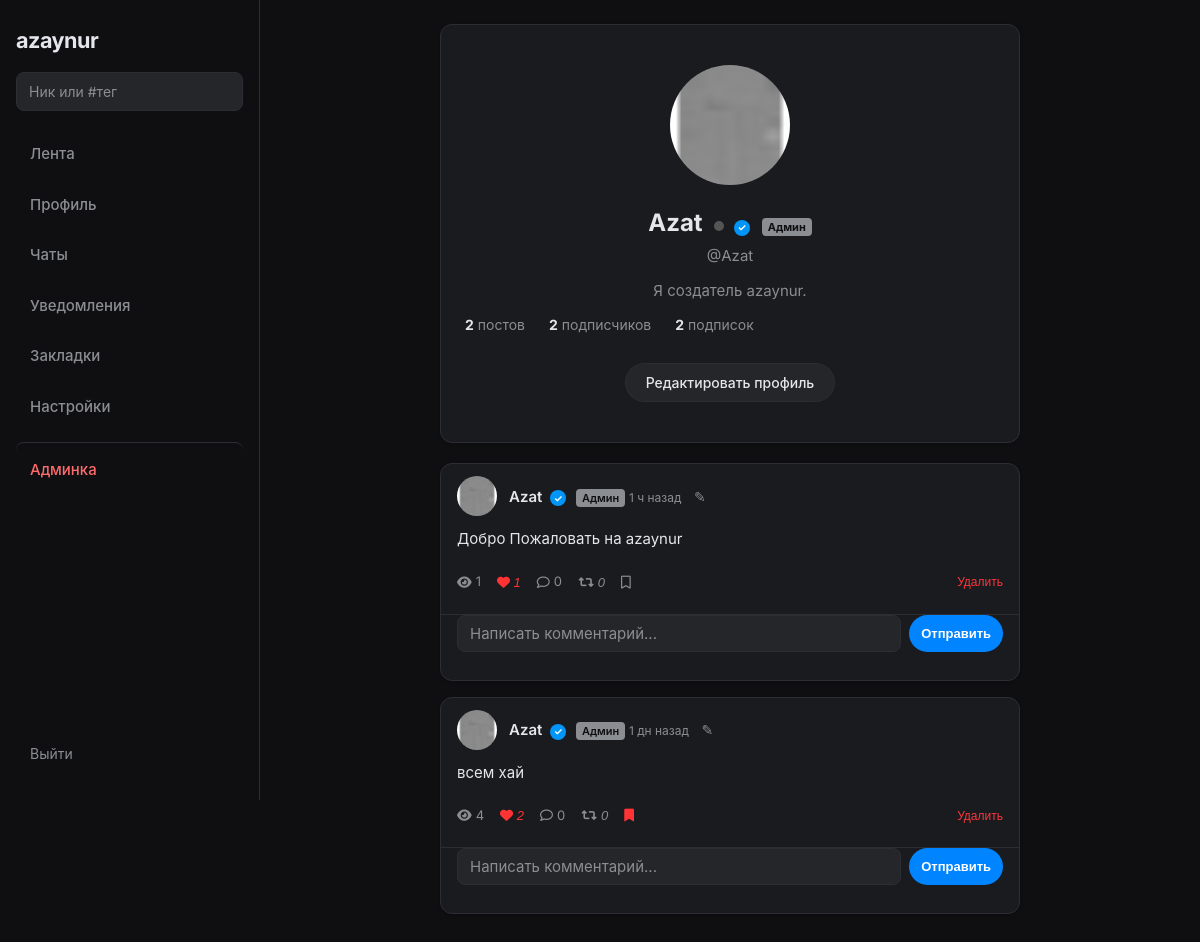
Screenshot of /u/Azat (signed in) with the database file from the repository.
### app.py (models this page shows, shortened)
class User(UserMixin, db.Model):
    id = db.Column(db.Integer, primary_key=True)
    username = db.Column(db.String(80), unique=True, nullable=False)
    email = db.Column(db.String(120), unique=True, nullable=False)
    password = db.Column(db.String(128), nullable=False)
    avatar = db.Column(db.String(200), default='default.jpg')
    bio = db.Column(db.String(500), nullable=True)
    is_verified = db.Column(db.Boolean, default=False)
    verification_type = db.Column(db.String(20), nullable=True)  # gold, vip, exclusive
    custom_status = db.Column(db.String(100), nullable=True)
    is_admin = db.Column(db.Boolean, default=False)
    banned_until = db.Column(db.DateTime, nullable=True)
    last_seen = db.Column(db.DateTime, nullable=True)
    def followers_count(self):
        return Follow.query.filter_by(following_id=self.id).count()
    def following_count(self):
        return Follow.query.filter_by(follower_id=self.id).count()
    def posts_count(self):
        return Post.query.filter_by(user_id=self.id).count()

class Post(db.Model):
    id = db.Column(db.Integer, primary_key=True)
    user_id = db.Column(db.Integer, db.ForeignKey('user.id'), nullable=False)
    body = db.Column(db.Text, nullable=False)
    image = db.Column(db.String(200), nullable=True)
    created_at = db.Column(db.DateTime, default=datetime.utcnow)
    edited_at = db.Column(db.DateTime, nullable=True)
    user = db.relationship('User', backref=db.backref('posts', lazy='dynamic'))
    def likes_count(self):
        return PostLike.query.filter_by(post_id=self.id).count()
    def comments_count(self):
        return Comment.query.filter_by(post_id=self.id).count()
    def reposts_count(self):
        return Repost.query.filter_by(post_id=self.id).count()
    def views_count(self):
        return PostView.query.filter_by(post_id=self.id).count()
    def ordered_comments(self):
        return self.comments.order_by(Comment.created_at.asc()).all()

### app.py (the view)
@app.route('/u/<username>')
@login_required
def profile(username):
    user = User.query.filter_by(username=username).first_or_404()
    if is_blocked(current_user.id, user.id):
        flash('Профиль недоступен')
        return redirect(url_for('index'))
    posts = Post.query.filter_by(user_id=user.id).order_by(Post.created_at.desc()).all()
    is_following = Follow.query.filter_by(follower_id=current_user.id, following_id=user.id).first() is not None
    is_blocking = Block.query.filter_by(blocker_id=current_user.id, blocked_id=user.id).first() is not None
    post_ids = [p.id for p in posts]
    liked = {r.post_id for r in PostLike.query.filter(PostLike.post_id.in_(post_ids), PostLike.user_id == current_user.id).all()} if post_ids else set()
    reposted = {r.post_id for r in Repost.query.filter(Repost.post_id.in_(post_ids), Repost.user_id == current_user.id).all()} if post_ids else set()
    saved = {s.post_id for s in SavedPost.query.filter(SavedPost.post_id.in_(post_ids), SavedPost.user_id == current_user.id).all()} if post_ids else set()
    is_online = False
    last_seen_human = ''
    if getattr(user, 'last_seen', None):
        delta = datetime.utcnow() - user.last_seen
        is_online = delta.total_seconds() < 120
        last_seen_human = time_ago(user.last_seen)
    return render_template('profile.html', user=user, posts=posts,
                           is_following=is_following, is_blocking=is_blocking,
                           liked=liked, reposted=reposted, saved=saved,
                           is_online=is_online, last_seen_human=last_seen_human)

### app.py (called while the page is built)
@login_manager.user_loader
def load_user(user_id):
    return User.query.get(int(user_id))

@app.before_request
def update_last_seen():
    if current_user.is_authenticated:
        now = datetime.utcnow()
        if not current_user.last_seen or (now - current_user.last_seen).total_seconds() > 60:
            current_user.last_seen = now
            db.session.commit()

def is_blocked(viewer_id, target_id):
    if viewer_id == target_id:
        return False
    return (Block.query.filter_by(blocker_id=viewer_id, blocked_id=target_id).first() is not None or
            Block.query.filter_by(blocker_id=target_id, blocked_id=viewer_id).first() is not None)

def linkify_post(text):
    if not text:
        return Markup('')
    text = escape(text)
    def repl_hashtag(m):
        tag = m.group(1)
        return f'<a href="/tag/{quote(tag)}" class="hashtag">#{tag}</a>'
    text = re.sub(r'#([a-zA-Zа-яА-ЯёЁ0-9_]+)', repl_hashtag, text)
    text = re.sub(r'@([a-zA-Z0-9_]+)', r'<a href="/u/\1" class="mention">@\1</a>', text)
    return Markup(text)

@app.before_request
def check_banned():
    if current_user.is_authenticated and getattr(current_user, 'banned_until', None) and current_user.banned_until and current_user.banned_until > datetime.utcnow():
        from flask_login import logout_user
        logout_user()
        flash('Ваш аккаунт заблокирован. Ожидайте окончания блокировки.')
        return redirect(url_for('login'))

def time_ago(dt):
    if not dt:
        return ''
    delta = datetime.utcnow() - dt
    if delta.days > 365:
        return f'{delta.days // 365} г назад'
    if delta.days > 30:
        return f'{delta.days // 30} мес назад'
    if delta.days > 0:
        return f'{delta.days} дн назад'
    if delta.seconds >= 3600:
        return f'{delta.seconds // 3600} ч назад'
    if delta.seconds >= 60:
        return f'{delta.seconds // 60} мин назад'
    return 'только что'

@app.context_processor
def inject_globals():
    d = {'predefined_statuses': PREDEFINED_STATUSES}
    if current_user.is_authenticated:
        d['notifications_count'] = min(Notification.query.filter_by(user_id=current_user.id, read=False).count(), 99)
    else:
        d['notifications_count'] = 0
    return d

### templates/profile.html (shortened to what this page needs)
{% extends "base.html" %}
{% block content %}
<div class="profile-header feed-card">
    <div class="avatar-container">
        <img src="{{ url_for('static', filename='uploads/avatars/' + user.avatar) }}" alt="{{ user.username }}" onerror="this.src='https://ui-avatars.com/api/?name={{ user.username }}&size=120&background=25262a&color=8a8d91';">
    </div>
    <div class="profile-info">
        <h1>
            {{ user.username }}
            {% if user.last_seen %}
                {% if is_online %}
                    <span class="status-dot online" title="В сети"></span>
                {% else %}
                    <span class="status-dot" title="Был(а) в сети {{ last_seen_human }}"></span>
                {% endif %}
            {% endif %}
            {% if user.is_verified %}
                {% if user.verification_type == 'vip' %}<span class="badge badge-vip"></span>{% endif %}
            {% endif %}
            {% if user.is_admin %}<span class="badge-admin">Админ</span>{% endif %}
        </h1>
        <p class="username">@{{ user.username }}</p>
        {% if user.bio %}<p class="bio">{{ user.bio }}</p>{% endif %}
        <div class="profile-stats">
            <span><strong>{{ user.posts_count() }}</strong> постов</span>
            <a href="{{ url_for('followers', username=user.username) }}" class="profile-stat-link"><span><strong>{{ user.followers_count() }}</strong> подписчиков</span></a>
            <a href="{{ url_for('following', username=user.username) }}" class="profile-stat-link"><span><strong>{{ user.following_count() }}</strong> подписок</span></a>
        </div>
        {% if current_user.id == user.id %}
            <a href="{{ url_for('settings') }}" class="edit-btn">Редактировать профиль</a>
        {% endif %}
    </div>
</div>
<div class="profile-posts">
    {% for post in posts %}
    {% set show_comment_form = True %}
    {% include '_post_card.html' %}
    {% endfor %}
</div>
{% endblock %}

### templates/_post_card.html (shortened to what this page needs)
{% set _saved = saved if saved is defined else [] %}
{% set _liked = liked if liked is defined else [] %}
{% set _reposted = reposted if reposted is defined else [] %}
<article class="feed-card post-card" data-post-id="{{ post.id }}">
    <div class="post-header">
        <a href="{{ url_for('profile', username=post.user.username) }}" class="mini-avatar">
            <img src="{{ url_for('static', filename='uploads/avatars/' + post.user.avatar) }}" alt="" onerror="this.src='https://ui-avatars.com/api/?name={{ post.user.username }}&size=40&background=25262a&color=8a8d91';">
        </a>
        <div class="post-user-info">
            <a href="{{ url_for('profile', username=post.user.username) }}" class="user-name">
                {{ post.user.username }}
                {% if post.user.is_verified %}
                    {% if post.user.verification_type == 'vip' %}<span class="badge badge-vip"></span>{% endif %}
                {% endif %}
                {% if post.user.is_admin %}<span class="badge-admin">Админ</span>{% endif %}
            </a>
            <span class="post-time" title="{{ post.created_at.strftime('%d.%m.%Y %H:%M') if post.created_at else '' }}">{{ post.created_at|time_ago }}{% if post.edited_at %} · ред. {{ post.edited_at|time_ago }}{% endif %}</span>
            {% if current_user.id == post.user_id %}<a href="{{ url_for('edit_post', post_id=post.id) }}" class="btn-edit-post" title="Редактировать">✎</a>{% endif %}
        </div>
    </div>
    <p class="post-text">{{ post.body|linkify }}</p>
    <div class="post-stats">
        <span class="stat-views" title="Просмотры"><i class="fa-solid fa-eye"></i> {{ post.views_count() }}</span>
        <span class="stat-likes"><button type="button" class="btn-stat like-btn {% if post.id in _liked %}active{% endif %}" data-post-id="{{ post.id }}" title="Нравится"><i class="fa-{% if post.id in _liked %}solid{% else %}regular{% endif %} fa-heart"></i> <em class="like-count">{{ post.likes_count() }}</em></button></span>
        <span class="stat-comments"><i class="fa-regular fa-comment"></i> {{ post.comments_count() }}</span>
        <span class="stat-reposts"><button type="button" class="btn-stat repost-btn {% if post.id in _reposted %}active{% endif %}" data-post-id="{{ post.id }}" title="Репост"><i class="fa-solid fa-retweet"></i> <em class="repost-count">{{ post.reposts_count() }}</em></button></span>
        <span class="stat-save"><button type="button" class="btn-stat save-btn {% if post.id in _saved %}active{% endif %}" data-post-id="{{ post.id }}" title="Сохранить"><i class="fa-{% if post.id in _saved %}solid{% else %}regular{% endif %} fa-bookmark"></i></button></span>
        {% if current_user.id == post.user_id or current_user.is_admin %}
        <span class="stat-delete">
            <form method="POST" action="{{ url_for('delete_post', post_id=post.id) }}" class="delete-post-form" onsubmit="return confirm('Удалить пост?');" style="display:inline;">
                <button type="submit" class="btn-stat btn-delete" title="Удалить">Удалить</button>
            </form>
        </span>
        {% endif %}
    </div>
    {% if show_comment_form|default(True) %}
    <div class="post-comments">
        <form class="comment-form" method="POST" action="{{ url_for('post_comment', post_id=post.id) }}">
            <input type="text" name="body" placeholder="Написать комментарий..." required maxlength="500">
            <button type="submit" class="btn-primary btn-sm">Отправить</button>
        </form>
    </div>
    {% endif %}
</article>

### static/css/style.css (style rules this page uses)
:root { --bg-main: #0f0f12; --bg-card: #1a1b1e; --bg-input: #25262a; --border: 1px solid #2d2e33; --text-main: #e4e6eb; --text-dim: #8a8d91; --accent: #0084ff; --accent-hover: #006dd1; --error: #fa383e; --radius: 12px; --radius-sm: 8px; }
* { box-sizing: border-box; margin: 0; padding: 0; }
body { background-color: var(--bg-main); color: var(--text-main); font-family: 'Inter', -apple-system, BlinkMacSystemFont, sans-serif; min-height: 100vh; line-height: 1.5; }
a { color: inherit; text-decoration: none; }
.feed-card { background: var(--bg-card); border: var(--border); border-radius: var(--radius); padding: 16px; margin-bottom: 16px; box-shadow: 0 1px 3px rgba(0, 0, 0, 0.2); }
.mini-avatar { width: 40px; height: 40px; border-radius: 50%; overflow: hidden; flex-shrink: 0; background: var(--bg-input); }
.mini-avatar img { width: 100%; height: 100%; object-fit: cover; }
.btn-primary, .btn-primary-blue { background: var(--accent); color: #fff; border: none; padding: 10px 20px; border-radius: 20px; font-weight: 600; font-size: 14px; cursor: pointer; transition: background 0.2s; }
.post-card { padding: 0; overflow: hidden; }
.post-header { display: flex; align-items: center; padding: 12px 16px; position: relative; }
.post-user-info { flex: 1; margin-left: 12px; min-width: 0; }
.user-name { font-weight: 600; font-size: 15px; color: var(--text-main); }
.post-time { font-size: 12px; color: var(--text-dim); }
.post-text { padding: 0 16px 12px; font-size: 15px; color: var(--text-main); }
.post-stats { display: flex; align-items: center; gap: 16px; padding: 8px 16px 12px; font-size: 13px; color: var(--text-dim); }
.post-stats .stat-views, .post-stats .stat-likes, .post-stats .stat-comments, .post-stats .stat-reposts, .post-stats .stat-save { display: flex; align-items: center; gap: 4px; }
.btn-edit-post { margin-left: 8px; color: var(--text-dim); font-size: 14px; }
.btn-stat { background: none; border: none; color: var(--text-dim); cursor: pointer; padding: 4px 0; font-size: 13px; }
.btn-stat:hover, .btn-stat.active { color: #f33; }
.post-comments { padding: 0 16px 16px; border-top: var(--border); margin-top: 8px; }
.comment-form { display: flex; gap: 8px; margin-bottom: 12px; }
.comment-form input { flex: 1; padding: 8px 12px; }
.btn-sm { padding: 6px 12px; font-size: 13px; }
.badge { display: inline-flex; align-items: center; justify-content: center; margin-left: 4px; }
.badge-vip::after { content: '✓'; background: #0095f6; color: #fff; width: 16px; height: 16px; border-radius: 50%; display: inline-flex; align-items: center; justify-content: center; font-size: 10px; font-weight: bold; }
.profile-header { background: var(--bg-card); border: var(--border); border-radius: var(--radius); padding: 40px 24px; margin-bottom: 20px; text-align: center; }
.avatar-container { width: 120px; height: 120px; border-radius: 50%; overflow: hidden; margin: 0 auto 20px; border: 3px solid var(--border); background: var(--bg-input); }
.avatar-container img { width: 100%; height: 100%; object-fit: cover; }
.profile-info h1 { font-size: 24px; margin-bottom: 4px; color: var(--text-main); }
.profile-info .username { color: var(--text-dim); font-size: 15px; margin-bottom: 12px; }
.profile-info .bio { font-size: 15px; color: var(--text-dim); max-width: 400px; margin: 0 auto; }
.profile-stats { display: flex; gap: 24px; margin: 12px 0; font-size: 14px; color: var(--text-dim); }
.profile-stats strong { color: var(--text-main); }
.profile-stat-link { color: inherit; }
.btn-delete { color: var(--error); font-size: 12px; }
.post-stats .stat-delete { margin-left: auto; }
.badge-admin { font-size: 11px; background: var(--text-dim); color: var(--bg-main); padding: 2px 6px; border-radius: 4px; margin-left: 6px; }
.edit-btn { display: inline-block; margin-top: 16px; padding: 8px 20px; border: var(--border); background: var(--bg-input); color: var(--text-main); border-radius: 20px; font-size: 14px; font-weight: 500; transition: background 0.2s, border-color 0.2s; }
input, textarea { width: 100%; background: var(--bg-input); border: var(--border); padding: 12px 14px; color: var(--text-main); border-radius: var(--radius-sm); font-family: inherit; font-size: 15px; outline: none; transition: border-color 0.2s; }
input::placeholder, textarea::placeholder { color: var(--text-dim); }
.status-dot { display: inline-block; width: 10px; height: 10px; border-radius: 50%; margin-left: 6px; background: #555; }

### rows the page displays
User: avatar (picture), username "Azat", bio "Я создатель azaynur."
Post: avatar (picture), user.username "Azat", created_at "1 ч назад", body|linkify "Добро Пожаловать на azaynur", views_count "1", likes_count "1", comments_count "0", reposts_count "0"
Post: avatar (picture), user.username "Azat", created_at "1 дн назад", body|linkify "всем хай", views_count "4", likes_count "2", comments_count "0", reposts_count "0"

### other values shown
{{ user.posts_count() }} "2"
{{ user.followers_count() }} "2"
{{ user.following_count() }} "2"
